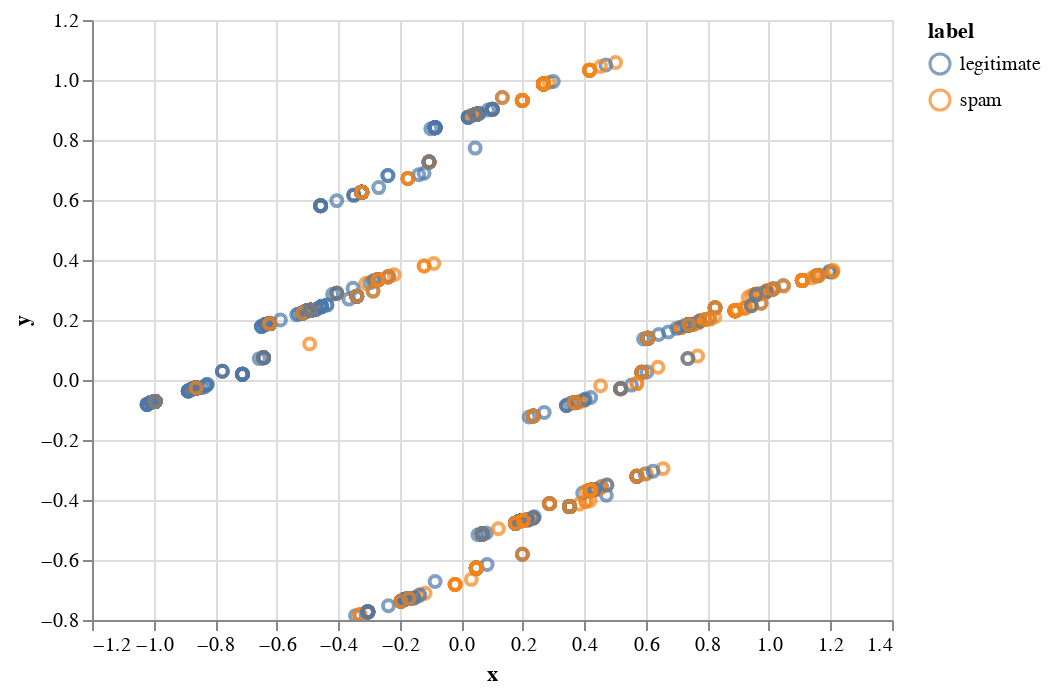

This figure's notebook cell:
### Markdown cell above
The structure in the t-SNE plot isn't particularly obvious, either.  However, some potential feature engineering approaches are even worse.  For example, encoding merely whether or not we've seen a word of a given length, so that `"Bob ate chips"` would be encoded as `[0.0, 0.0, 0.0, 1.0, 0.0, 1.0, 0.0, ...]` -- i.e., so that it would have a `1.0` in positions 3 and 5.

### Code cell
def count_existence(txt, MAX_LEN=15):
    """ returns an array of 1.0 if the input had a word with the given length 
        and 0.0 if the input did not, for each length up to MAX_LEN"""
    result = np.zeros(MAX_LEN + 1)
    for word in re.split(r"\W+", txt):
        idx = min(len(word), MAX_LEN)
        result[idx] = 1.0
    return result

plot.plot_pca(data, "text", func=count_existence, x="x", y="y", color="label")

### Figure 1 — Vega-Lite specification as saved in the notebook (floating-point values rounded to 4 significant figures; data arrays with more than 128 entries replaced by an {"elided": "..."} marker saying what was removed)
{"config": {"view": {"continuousWidth": 400, "continuousHeight": 300}}, "data": {"name": "data-c55f497c0e2c581ddd48d5e40d6b704b"}, "mark": "point", "encoding": {"color": {"field": "label", "type": "nominal"}, "x": {"field": "x", "type": "quantitative"}, "y": {"field": "y", "type": "quantitative"}}, "selection": {"selector003": {"type": "interval", "bind": "scales", "encodings": ["x", "y"]}}, "$schema": "https://vega.github.io/schema/vega-lite/v4.17.0.json", "datasets": {"data-c55f497c0e2c581ddd48d5e40d6b704b": {"elided": "2500 records"}}}
